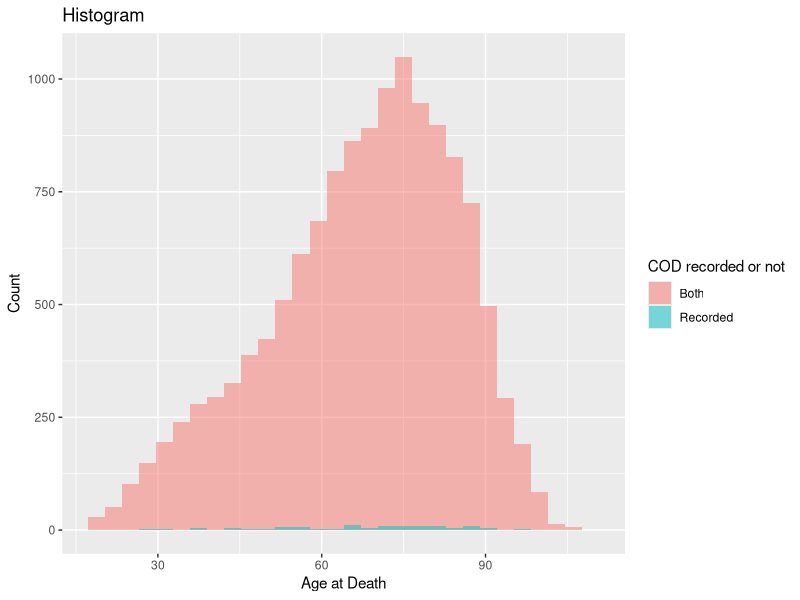
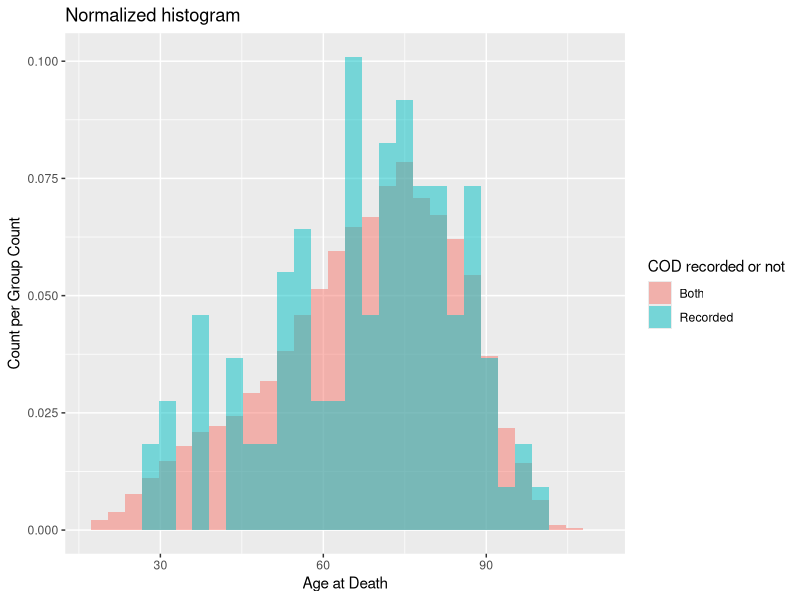

Recreate these plots in R, in order.
library(tidyverse)
df_cod <- read_csv2('music.csv')
df_dead <- read_csv2('alldeadmusicians.csv')

## Cleaning up and calculateing age at death for both groups
df_cod_clean <- df_cod %>%
  select("birth date", "death date", "cause of death") %>%
  mutate(`cause of death` = TRUE,
         `birth date` = as.Date(`birth date`),
         `death date` = as.Date(`death date`),
         days_at_death = `death date` - `birth date`,
         age_at_death = days_at_death / 365.25) %>%
  drop_na()

df_dead_clean <- df_dead %>%
  select("birth date", "death date") %>%
  mutate(`birth date` = as.Date(`birth date`),
         `death date` = as.Date(`death date`),
         `cause of death` = FALSE,
         days_at_death = `death date` - `birth date`,
         age_at_death = days_at_death / 365.25) %>%
  drop_na()

## Combining the two dataframes
total_df <- rbind(df_dead_clean, df_cod_clean)
clean_df <- subset(total_df, !(age_at_death <= 17))

## Creating the summary table
summary_df <- clean_df %>%
  group_by(`cause of death`) %>%
  summarise(n = n(),
            m_age_at_death = mean(age_at_death),
            SD = sd(age_at_death),
            median = median(age_at_death),
            IQR = IQR(age_at_death))

## Histogram
ggplot(clean_df, aes(x = age_at_death, fill = `cause of death`)) +
  geom_histogram(position = "identity", bins = 30, alpha=0.5) +
  labs(x = "Age at Death", y = "Count", fill = "COD recorded or not",
       title = "Histogram",
       subtitle = ) +
  scale_fill_discrete(labels = c("Both", "Recorded"))

## Normalized histogram
ggplot(clean_df, aes(x = age_at_death, y = 2*(..density..)/sum(..density..),
                     fill = `cause of death`)) +
  geom_histogram(position = "identity", bins = 30, alpha=0.5) +
  labs(x = "Age at Death", y = "Count per Group Count", fill = "COD recorded or not",
       title = "Normalized histogram",
       subtitle = ) +
  scale_fill_discrete(labels = c("Both", "Recorded"))
